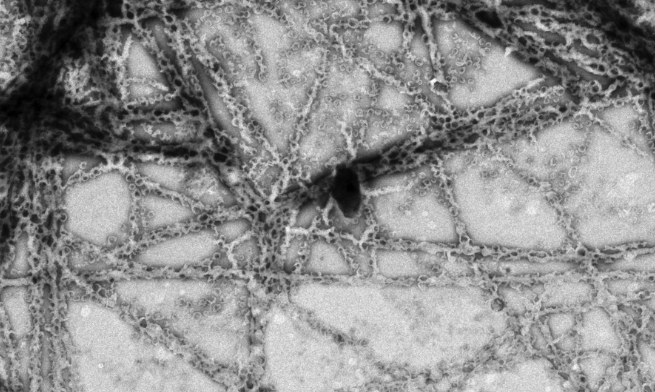
#> input picture GreyScaleMicroscopyImage.png, 655 x 392 px
$ jupyter execute HistogramasLocales.ipynb
#> lines starting #> are read from the running program, lines starting #| are printed output that depends on the picture
<br style="clear:both;">

<h2 style="display: inline-block; padding: 4mm; padding-left: 2em; background-color: navy; line-height: 1.3em; color: white; border-radius: 10px;">Histogramas</h2>

## PARTE I: Procesamiento *global* vs *local*

## Docente

#### Autor: Pedro Latorre Carmona

## Alumno: Pablo Fernández Gumiel

Curso 2025-2026

Versión 1.0

## Enunciado de la práctica

En esta práctica, vamos a analizar los potenciales beneficios de aplicar alguna técnica de extensión del rango dinámico de una imagen, de forma global, y de forma local.

Los objetivos a cubrir en esta práctica van a ser los siguientes:

1. Analizar y entender la distribución de niveles de gris de la imagen **GreyScaleMicroscopyImage.png**.

2. Plantear un método de transformación del histograma *por partes* dmediante linealización, adecuado para la totalidad de la imagen. Debemos dar la posibilidad al usuario de introducir los puntos sobre los que quiere aplicar la tranformacion lineal. No hace falta comprobacion de errores y los valores que puede introducir son de 0 a 255. Simpre se nace del punto 00 para generar la primera recta de tranformación lineal. Hay que calcular la ecuación de la recta punto pendiente.

3. Programar la posibilidad de *trocear la imagen en partes*, obtener el histograma de cada una de ellas, y definir un método alternativo de transformación del histograma por partes, que se adapte mejor a estas *imágenes locales*. La clave aqui es que la función(ecuación) que permite la linealizacion or trozos sea capaz de actuar en las diviones de la imagen por separado.

4. Hacer un programa que a partir de las *imágenes parciales* obtenidas en "3.", genere una nueva imagen *resultante*.

5. Es importante comparar entre las dos imagenes transformadas para ver las diferencias

**NOTAS**:

**(A)** Tened en cuenta que la imagen es de $24$ bits. Es decir, es una matriz $3D$ de tamaño: $M\times N\times 3$, donde la tercera dimensión es el número de canales. Debéis transformarla a imagen en escala de grises (1 solo canal), y aseguraros que el rango dinámico en el que se expresa esta imagen es: $[0, 255]$ ($8$ bits).

**(B)** Para representar el histograma asociado a una imagen podéis utilizar el método: **np.histogram**. Pensad en argumentos de entrada, etc.

[cell 1]
import numpy as np
import matplotlib.pyplot as plt
from skimage import io, color, util


image_rgb = io.imread('GreyScaleMicroscopyImage.png')
#> image_rgb is the input picture: shape (392, 655, 3); mean R, G, B 141.7, 142.6, 141.5
# Convertir a escala de grises (float en [0, 1]) y luego a 8 bits (uint8 en [0, 255])
image_gray_8bit = util.img_as_ubyte(color.rgb2gray(image_rgb))

print(f"Dimensiones de la imagen en grises: {image_gray_8bit.shape}")
#| Dimensiones de la imagen en grises: (392, 655)
print(f"Rango de valores: [{np.min(image_gray_8bit)}, {np.max(image_gray_8bit)}]")
#| Rango de valores: [0, 249]

# Mostramos la imagen de partida
plt.figure(figsize=(6, 6))
plt.imshow(image_gray_8bit, cmap='gray', vmin=0, vmax=255)
plt.title('Imagen Original en Escala de Grises')
plt.axis('off')
plt.show()

[cell 2]
# --- Objetivo 1: Analizar el Histograma ---

# Calcular el histograma usando np.histogram
# .ravel() convierte la matriz 2D en un array 1D para el cálculo
hist, bins = np.histogram(image_gray_8bit.ravel(), bins=256, range=[0, 256])
#> hist = 256 values, max 2584 at index 198, min 0 at index 250, mean 1003; bins = 257 values from 0 to 256

# Visualizar el histograma
plt.figure(figsize=(10, 5))
plt.bar(bins[:-1], hist, width=1, color='dodgerblue')
plt.title('Histograma de la Imagen Original')
plt.xlabel('Nivel de Gris (Intensidad)')
plt.ylabel('Frecuencia (Número de Píxeles)')
plt.xlim([0, 255])
plt.grid(axis='y', alpha=0.5, linestyle='--')
plt.show()
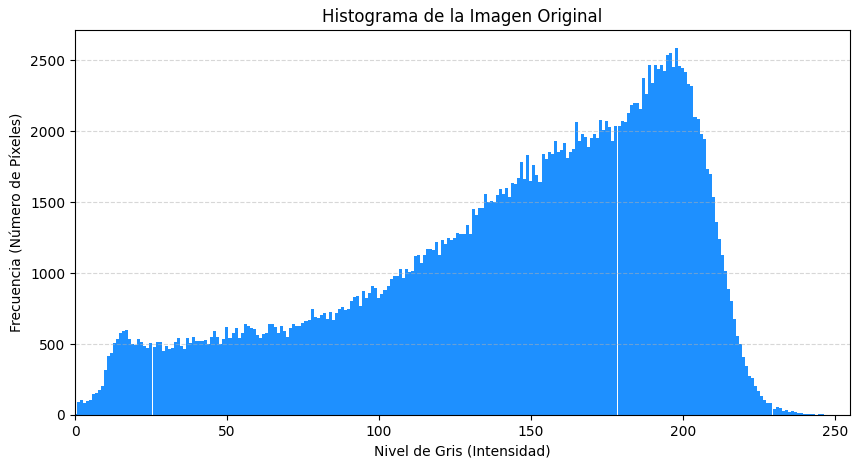
#> figure drawn by matplotlib, 1 panel; tallest bar 2584 high, from x = 197.5 to 198.5

[cell 3]
# --- Objetivo 2: Transformación Global ---

# Renombra o reutiliza tu función de transformación lineal. El código interno es el mismo.
def aplicar_transformacion_lineal(segmento, points):
    """
    Aplica una transformación lineal por partes a un segmento (bloque) de imagen.
    'points' es una lista de tuplas (r, s).
    """

    # ... (el código de la función es idéntico al de 'transformacion_lineal_global')
    points = sorted(points)
    if not any(p[0] == 255 for p in points):
        points.append((255, points[-1][1]))

    lut = np.zeros(256, dtype=np.uint8)

    for i in range(len(points) - 1):
        r1, s1 = points[i]
        r2, s2 = points[i+1]

        if r2 - r1 == 0: continue

        m = (s2 - s1) / (r2 - r1)

        for r in range(r1, r2):
            s = s1 + m * (r - r1)
            lut[r] = np.clip(s, 0, 255)

    # Asegura que el último punto del rango se mapea correctamente
    if points:
        lut[points[-1][0]] = points[-1][1]

    return lut[segmento]

# --- Interacción con el usuario para definir los puntos ---
print("\n--- Definición de la Transformación Global ---")
num_points = int(input("Introduce el número de puntos para la transformación): "))
#> the answer given: 3
